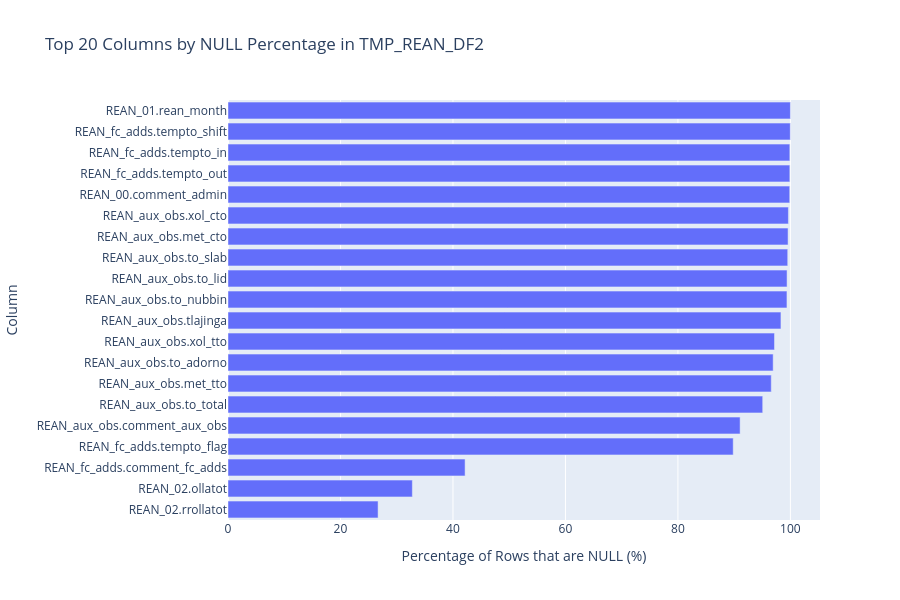

This figure's notebook cell:
### Markdown cell above
### 7.2. Data Completeness: NULL Value Analysis

#### 7.2.1. Data & Methods

[Instructions for AI Agent]:

Describe the data from `_column_profiles.json` and the method used to assess data completeness.

[Content to Include]:

- Explain that this analysis measures data completeness by calculating the percentage of `NULL` values for every column.
- Emphasize that this is a critical measure of data quality and that `NULL` is the standard SQL representation for missing data.

### Code cell
display_header("Top 20 Columns by Percentage of NULL Values")

if column_profiles_df is not None and not column_profiles_df.empty:
    # Ensure we only show columns with NULLs
    null_df = column_profiles_df[column_profiles_df['null_percent'] > 0].copy()
    
    if not null_df.empty:
        # Create a full column identifier for clarity
        null_df['full_column_name'] = null_df['tablename'].astype(str) + '.' + null_df['column_name'].astype(str)
        
        top_20_nulls = null_df.nlargest(20, 'null_percent')
        
        # Display table
        display(Markdown("**Top 20 Columns with Highest NULL Percentages**"))
        table_display = top_20_nulls[['full_column_name', 'null_percent', 'null_count_estimate', 'row_count_exact']].copy()
        table_display.columns = ['Column', 'NULL %', 'NULL Count', 'Total Rows']
        display(table_display.reset_index(drop=True))
        
        # Display summary statistics
        display(Markdown("**NULL Value Summary**"))
        null_summary = pd.DataFrame({
            'Total Columns Analyzed': [len(column_profiles_df)],
            'Columns with NULLs': [len(null_df)],
            'Columns with 100% NULLs': [len(null_df[null_df['null_percent'] == 100])],
            'Average NULL %': [f"{null_df['null_percent'].mean():.2f}%"],
            'Median NULL %': [f"{null_df['null_percent'].median():.2f}%"]
        })
        display(null_summary)
        
        fig = px.bar(top_20_nulls, 
                     y='full_column_name', 
                     x='null_percent', 
                     orientation='h',
                     title=f'Top 20 Columns by NULL Percentage in {DATABASE_NAME}',
                     labels={'null_percent': 'Percentage of Rows that are NULL (%)', 'full_column_name': 'Column'})
        fig.update_layout(height=600)
        fig.update_yaxes(autorange="reversed")
        fig.show()
    else:
        print("✅ Excellent! No columns with NULL values were found.")
        
        # Still show summary even when no NULLs
        display(Markdown("**NULL Value Summary**"))
        null_summary = pd.DataFrame({
            'Total Columns Analyzed': [len(column_profiles_df)],
            'Columns with NULLs': [0],
            'Data Completeness': ['100% - Perfect!']
        })
        display(null_summary)
else:
    print("No column profile data available.")

### Figure 1 — Plotly figure (JSON) as saved in the notebook; plotly's stock layout.template omitted (floating-point values rounded to 4 significant figures)
{"data": [{"hovertemplate": "Percentage of Rows that are NULL (%)=%{x}<br>Column=%{y}<extra></extra>", "legendgroup": "", "marker": {"color": "#636efa", "pattern": {"shape": ""}}, "name": "", "orientation": "h", "showlegend": false, "textposition": "auto", "type": "bar", "x": [100.0, 99.98, 99.9, 99.9, 99.88, 99.64, 99.58, 99.53, 99.41, 99.39, 98.32, 97.17, 96.93, 96.6, 95.07, 91.06, 89.83, 42.16, 32.78, 26.69], "xaxis": "x", "y": ["REAN_01.rean_month", "REAN_fc_adds.tempto_shift", "REAN_fc_adds.tempto_in", "REAN_fc_adds.tempto_out", "REAN_00.comment_admin", "REAN_aux_obs.xol_cto", "REAN_aux_obs.met_cto", "REAN_aux_obs.to_slab", "REAN_aux_obs.to_lid", "REAN_aux_obs.to_nubbin", "REAN_aux_obs.tlajinga", "REAN_aux_obs.xol_tto", "REAN_aux_obs.to_adorno", "REAN_aux_obs.met_tto", "REAN_aux_obs.to_total", "REAN_aux_obs.comment_aux_obs", "REAN_fc_adds.tempto_flag", "REAN_fc_adds.comment_fc_adds", "REAN_02.ollatot", "REAN_02.rrollatot"], "yaxis": "y"}], "layout": {"barmode": "relative", "height": 600, "legend": {"tracegroupgap": 0}, "title": {"text": "Top 20 Columns by NULL Percentage in TMP_REAN_DF2"}, "xaxis": {"anchor": "y", "domain": [0, 1], "title": {"text": "Percentage of Rows that are NULL (%)"}}, "yaxis": {"anchor": "x", "autorange": "reversed", "domain": [0, 1], "title": {"text": "Column"}}}}
